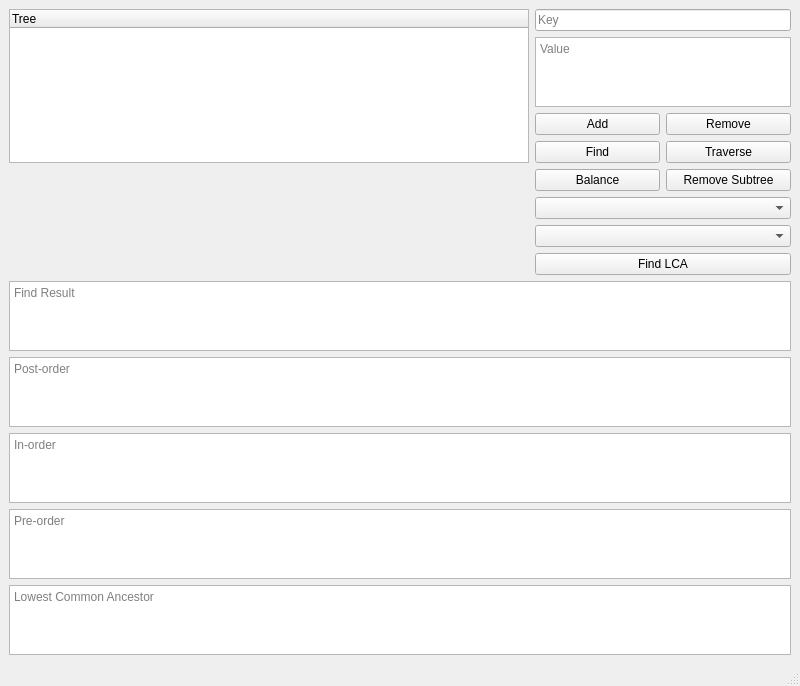
<?xml version="1.0" encoding="UTF-8"?>
<ui version="4.0">
 <class>MainWindow</class>
 <widget class="QMainWindow" name="MainWindow">
  <property name="geometry">
   <rect>
    <x>0</x>
    <y>0</y>
    <width>800</width>
    <height>600</height>
   </rect>
  </property>
  <property name="windowTitle">
   <string>BST Application</string>
  </property>
  <widget class="QWidget" name="centralwidget">
   <layout class="QGridLayout" name="gridLayout">
    <item row="0" column="0" rowspan="4" colspan="1">
     <widget class="QTreeWidget" name="treeWidget">
      <column>
       <property name="text">
        <string>Tree</string>
       </property>
      </column>
     </widget>
    </item>
    <item row="0" column="1" colspan="2">
     <widget class="QLineEdit" name="key">
      <property name="placeholderText">
       <string>Key</string>
      </property>
     </widget>
    </item>
    <item row="1" column="1" colspan="2">
     <widget class="QTextEdit" name="value">
      <property name="placeholderText">
       <string>Value</string>
      </property>
     </widget>
    </item>
    <item row="2" column="1">
     <widget class="QPushButton" name="addButton">
      <property name="text">
       <string>Add</string>
      </property>
     </widget>
    </item>
    <item row="2" column="2">
     <widget class="QPushButton" name="removeButton">
      <property name="text">
       <string>Remove</string>
      </property>
     </widget>
    </item>
    <item row="3" column="1">
     <widget class="QPushButton" name="findButton">
      <property name="text">
       <string>Find</string>
      </property>
     </widget>
    </item>
    <item row="3" column="2">
     <widget class="QPushButton" name="traverseButton">
      <property name="text">
       <string>Traverse</string>
      </property>
     </widget>
    </item>
    <item row="4" column="1">
     <widget class="QPushButton" name="balanceButton">
      <property name="text">
       <string>Balance</string>
      </property>
     </widget>
    </item>
    <item row="4" column="2">
     <widget class="QPushButton" name="removeSubtreeButton">
      <property name="text">
       <string>Remove Subtree</string>
      </property>
     </widget>
    </item>
    <item row="5" column="1" colspan="2">
     <widget class="QComboBox" name="k1"/>
    </item>
    <item row="6" column="1" colspan="2">
     <widget class="QComboBox" name="k2"/>
    </item>
    <item row="7" column="1" colspan="2">
     <widget class="QPushButton" name="lcaButton">
      <property name="text">
       <string>Find LCA</string>
      </property>
     </widget>
    </item>
    <item row="8" column="0" colspan="3">
     <widget class="QTextEdit" name="fval">
      <property name="placeholderText">
       <string>Find Result</string>
      </property>
      <property name="readOnly">
       <bool>true</bool>
      </property>
     </widget>
    </item>
    <item row="9" column="0" colspan="3">
     <widget class="QTextEdit" name="postf">
      <property name="placeholderText">
       <string>Post-order</string>
      </property>
      <property name="readOnly">
       <bool>true</bool>
      </property>
     </widget>
    </item>
    <item row="10" column="0" colspan="3">
     <widget class="QTextEdit" name="inf">
      <property name="placeholderText">
       <string>In-order</string>
      </property>
      <property name="readOnly">
       <bool>true</bool>
      </property>
     </widget>
    </item>
    <item row="11" column="0" colspan="3">
     <widget class="QTextEdit" name="pref">
      <property name="placeholderText">
       <string>Pre-order</string>
      </property>
      <property name="readOnly">
       <bool>true</bool>
      </property>
     </widget>
    </item>
    <item row="12" column="0" colspan="3">
     <widget class="QTextEdit" name="LCA">
      <property name="placeholderText">
       <string>Lowest Common Ancestor</string>
      </property>
      <property name="readOnly">
       <bool>true</bool>
      </property>
     </widget>
    </item>
   </layout>
  </widget>
  <widget class="QMenuBar" name="menubar"/>
  <widget class="QStatusBar" name="statusbar"/>
 </widget>
 <resources/>
 <connections/>
</ui>
